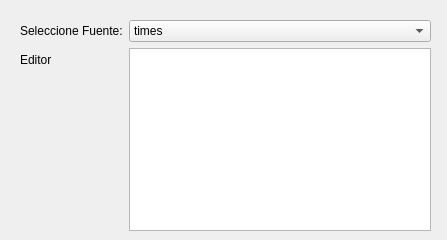
<?xml version="1.0" encoding="UTF-8"?>
<ui version="4.0">
 <class>EditorTexto</class>
 <widget class="QDialog" name="EditorTexto">
  <property name="geometry">
   <rect>
    <x>0</x>
    <y>0</y>
    <width>447</width>
    <height>240</height>
   </rect>
  </property>
  <property name="minimumSize">
   <size>
    <width>447</width>
    <height>240</height>
   </size>
  </property>
  <property name="maximumSize">
   <size>
    <width>447</width>
    <height>240</height>
   </size>
  </property>
  <property name="windowTitle">
   <string>Editor Texto</string>
  </property>
  <widget class="QWidget" name="verticalLayoutWidget">
   <property name="geometry">
    <rect>
     <x>10</x>
     <y>10</y>
     <width>431</width>
     <height>221</height>
    </rect>
   </property>
   <layout class="QVBoxLayout" name="lay_ver_principal">
    <property name="leftMargin">
     <number>10</number>
    </property>
    <property name="topMargin">
     <number>10</number>
    </property>
    <property name="rightMargin">
     <number>10</number>
    </property>
    <item>
     <layout class="QFormLayout" name="lay_frm_componente">
      <item row="0" column="0">
       <widget class="QLabel" name="lbl_seleccion_fuente">
        <property name="text">
         <string>Seleccione Fuente:</string>
        </property>
       </widget>
      </item>
      <item row="0" column="1">
       <widget class="QComboBox" name="cbx_fuentes">
        <item>
         <property name="text">
          <string>times</string>
         </property>
        </item>
        <item>
         <property name="text">
          <string>consolas</string>
         </property>
        </item>
        <item>
         <property name="text">
          <string>arial</string>
         </property>
        </item>
        <item>
         <property name="text">
          <string>tahoma</string>
         </property>
        </item>
        <item>
         <property name="text">
          <string>symbols</string>
         </property>
        </item>
       </widget>
      </item>
      <item row="1" column="0">
       <widget class="QLabel" name="lbl_editor">
        <property name="text">
         <string>Editor</string>
        </property>
       </widget>
      </item>
      <item row="1" column="1">
       <widget class="QTextEdit" name="txt_editor"/>
      </item>
     </layout>
    </item>
   </layout>
  </widget>
 </widget>
 <resources/>
 <connections/>
</ui>
